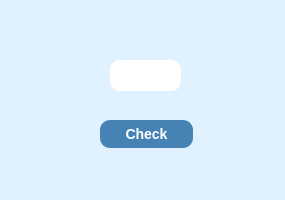
<?xml version="1.0" encoding="UTF-8"?>
<ui version="4.0">
 <class>CheckResults</class>
 <widget class="QDialog" name="CheckResults">
  <property name="geometry">
   <rect>
    <x>0</x>
    <y>0</y>
    <width>285</width>
    <height>200</height>
   </rect>
  </property>
  <property name="windowTitle">
   <string>Dialog</string>
  </property>
  <property name="styleSheet">
   <string notr="true">#CheckResults{
background-color: rgb(224, 241, 255);
}</string>
  </property>
  <widget class="QLineEdit" name="id">
   <property name="geometry">
    <rect>
     <x>110</x>
     <y>60</y>
     <width>71</width>
     <height>31</height>
    </rect>
   </property>
   <property name="styleSheet">
    <string notr="true">#id{
border-width: 2px;
    border-radius: 10px;
    border-color: beige;
    padding: 6px;
}</string>
   </property>
  </widget>
  <widget class="QPushButton" name="checkButton">
   <property name="geometry">
    <rect>
     <x>100</x>
     <y>120</y>
     <width>93</width>
     <height>28</height>
    </rect>
   </property>
   <property name="styleSheet">
    <string notr="true">#checkButton{
background-color: white;
color:white;
    border-width: 2px;
    border-radius: 10px;
    border-color: beige;
    font: bold 14px;
	background-color:rgb(70,130,180);
    padding: 6px;
}</string>
   </property>
   <property name="text">
    <string>Check</string>
   </property>
  </widget>
 </widget>
 <resources/>
 <connections/>
</ui>
